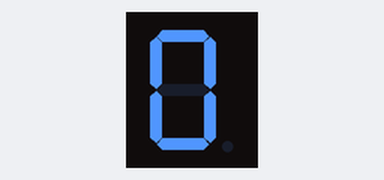
Simulated run of this sketch. Board: Arduino Uno, built with avr-gcc and run on an emulated ATmega328P. Shown: 1-digit seven-segment display. Wiring (inferred from the names in the program): 1-digit 7-segment display, segments lit when LOW: segments pin 2, pin 3, pin 4, pin 5, pin 6, pin 7, pin 8. The segment pins are drawn as the display they are named for.

Above: at 0.1 s.
At 4.1 s:
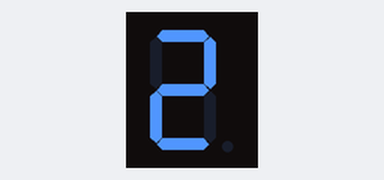
At 8.1 s:
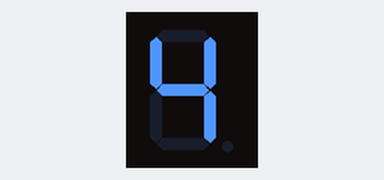
At 16.1 s:
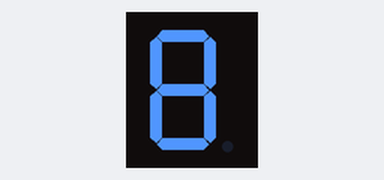
At 26.1 s:
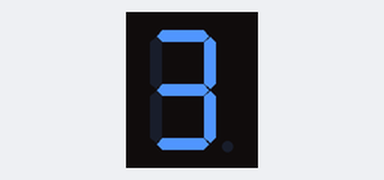
At 38.1 s:
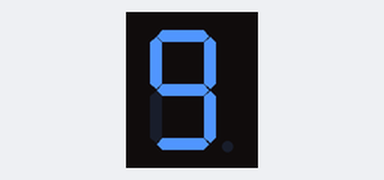

Measured:
- what the display in image 1 shows lasts 2.0 s, from 4.0 s to 6.0 s

The sketch:

Lanjut_3_7Secmen.ino
```cpp
int ledA = 2;
int ledB = 3;
int ledC = 4;
int ledD = 5;
int ledE = 6;
int ledF = 7;
int ledG = 8;
//int led[] = {2,3,4,5,6,7,8};
//int len = sizeof(led) / sizeof(led[0]);
int delayMinute = 2000;

void setup() {
  // put your setup code here, to run once:
//  for(int i = 0; i<=len; i++){
//    pinMode(led[i], OUTPUT);
//  }

  pinMode(ledA, OUTPUT);
  pinMode(ledB, OUTPUT);
  pinMode(ledC, OUTPUT);
  pinMode(ledD, OUTPUT);
  pinMode(ledE, OUTPUT);
  pinMode(ledF, OUTPUT);
  pinMode(ledG, OUTPUT);

}
//
byte digits[10][7] = {
  {0,0,0,0,0,0,1},  //0
  {1,0,0,1,1,1,1},  //1
  {0,0,1,0,0,1,0},  //2
  {0,0,0,0,1,1,0},  //3
  {1,0,0,1,1,0,0},  //4
  {0,1,0,0,1,0,0},  //5
  {0,1,0,0,0,0,0},  //6
  {0,0,0,1,1,1,1},  //7
  {0,0,0,0,0,0,0},  //8
  {0,0,0,0,1,0,0}  //9
};

void loop() {
  // put your main code here, to run repeatedly:
  for(int y = 0; y<10; y++){
    digitalWrite(ledA, digits[y][0]);
    digitalWrite(ledB, digits[y][1]);
    digitalWrite(ledC, digits[y][2]);
    digitalWrite(ledD, digits[y][3]);
    digitalWrite(ledE, digits[y][4]);
    digitalWrite(ledF, digits[y][5]);
    digitalWrite(ledG, digits[y][6]);
    delay(delayMinute);
  }

}
```
